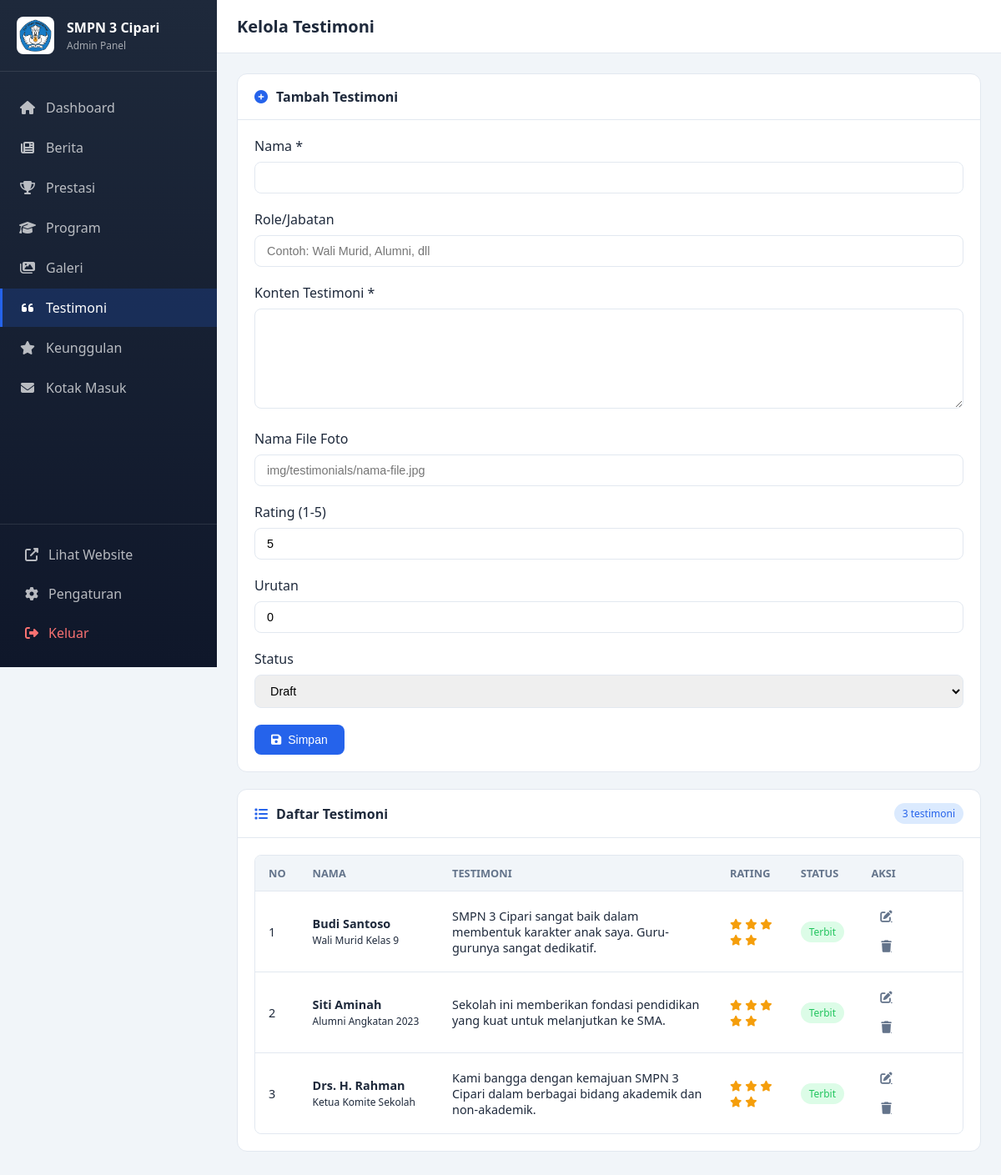
Page /admin/testimonials.php (signed in) on the committed database.
### tables this page shows
CREATE TABLE IF NOT EXISTS testimonials (
    id INT UNSIGNED AUTO_INCREMENT PRIMARY KEY,
    name VARCHAR(100) NOT NULL,
    role VARCHAR(100),
    content TEXT NOT NULL,
    image VARCHAR(255),
    rating TINYINT UNSIGNED DEFAULT 5,
    status ENUM('draft', 'published') DEFAULT 'draft',
    sort_order INT UNSIGNED DEFAULT 0,
    created_at TIMESTAMP DEFAULT CURRENT_TIMESTAMP,
    updated_at TIMESTAMP DEFAULT CURRENT_TIMESTAMP ON UPDATE CURRENT_TIMESTAMP,
    INDEX idx_status (status),
    INDEX idx_sort (sort_order)
);

### admin/testimonials.php (the view, shortened to what this page needs)
<?php
$pdo = getDB();
$stmt = $pdo->query("SELECT * FROM testimonials ORDER BY sort_order ASC, created_at DESC");
$testimonials = $stmt->fetchAll();
$edit_data = null;
?>
<!DOCTYPE html>
<html lang="id">
<head>
    <link rel="stylesheet" href="assets/css/admin.css">
    <link rel="stylesheet" href="https://cdnjs.cloudflare.com/ajax/libs/font-awesome/6.5.1/css/all.min.css">
</head>
<body>
    <?php include 'includes/sidebar.php'; ?>
    <main class="main-content">
        <header class="topbar">
            <div class="topbar-left">
                <h1 class="page-title">Kelola Testimoni</h1>
            </div>
        </header>
        <div class="content-wrapper">
            <div class="card">
                <div class="card-header">
                    <h3><i class="fas fa-<?= $edit_data ? 'edit' : 'plus-circle' ?>"></i>
                        <?= $edit_data ? 'Edit' : 'Tambah' ?> Testimoni</h3>
                </div>
                <div class="card-body">
                    <form method="POST">
                        <div class="form-row">
                            <div class="form-group">
                                <label class="form-label">Nama *</label>
                                <input type="text" name="name" class="form-control" required
                                    value="<?= htmlspecialchars($edit_data['name'] ?? $_POST['name'] ?? '') ?>">
                            </div>
                            <div class="form-group">
                                <label class="form-label">Role/Jabatan</label>
                                <input type="text" name="role" class="form-control"
                                    value="<?= htmlspecialchars($edit_data['role'] ?? $_POST['role'] ?? '') ?>"
                                    placeholder="Contoh: Wali Murid, Alumni, dll">
                            </div>
                        </div>
                        <div class="form-group">
                            <label class="form-label">Konten Testimoni *</label>
                            <textarea name="content" class="form-control" rows="4" required><?= htmlspecialchars($edit_data['content'] ?? $_POST['content'] ?? '') ?></textarea>
                        </div>
                        <div class="form-row">
                            <div class="form-group">
                                <label class="form-label">Nama File Foto</label>
                                <input type="text" name="image" class="form-control"
                                    value="<?= htmlspecialchars($edit_data['image'] ?? $_POST['image'] ?? '') ?>"
                                    placeholder="img/testimonials/nama-file.jpg">
                            </div>
                            <div class="form-group">
                                <label class="form-label">Rating (1-5)</label>
                                <input type="number" name="rating" class="form-control" min="1" max="5"
                                    value="<?= htmlspecialchars($edit_data['rating'] ?? $_POST['rating'] ?? 5) ?>">
                            </div>
                        </div>
                        <div class="form-row">
                            <div class="form-group">
                                <label class="form-label">Urutan</label>
                                <input type="number" name="sort_order" class="form-control" min="0"
                                    value="<?= htmlspecialchars($edit_data['sort_order'] ?? $_POST['sort_order'] ?? 0) ?>">
                            </div>
                            <div class="form-group">
                                <label class="form-label">Status</label>
                                <select name="status" class="form-control">
                                    <option value="draft" <?= ($_POST['status'] ?? $edit_data['status'] ?? '') === 'draft' ? 'selected' : '' ?>>Draft</option>
                                </select>
                            </div>
                        </div>
                        <div style="display: flex; gap: 10px;">
                            <button type="submit" name="save" value="1" class="btn btn-primary">
                                <i class="fas fa-save"></i> Simpan
                            </button>
                        </div>
                    </form>
                </div>
            </div>
            <div class="card">
                <div class="card-header">
                    <h3><i class="fas fa-list"></i> Daftar Testimoni</h3>
                    <span class="badge badge-primary"><?= count($testimonials) ?> testimoni</span>
                </div>
                <div class="card-body">
                    <?php if (empty($testimonials)): ?>
                        <div class="empty-state">
                            <i class="fas fa-quote-left"></i>
                            <p>Belum ada testimoni.</p>
                        </div>
                    <?php else: ?>
                        <div class="table-container">
                            <table>
                                <thead>
                                    <tr>
                                        <th width="5%">No</th>
                                        <th width="20%">Nama</th>
                                        <th width="40%">Testimoni</th>
                                        <th width="10%">Rating</th>
                                        <th width="10%">Status</th>
                                        <th width="15%">Aksi</th>
                                    </tr>
                                </thead>
                                <tbody>
                                    <?php $no = 1;
                                    foreach ($testimonials as $item): ?>
                                        <tr>
                                            <td><?= $no++ ?></td>
                                            <td>
                                                <strong><?= htmlspecialchars($item['name']) ?></strong>
                                                <?php if ($item['role']): ?>
                                                    <br><small class="text-muted"><?= htmlspecialchars($item['role']) ?></small>
                                                <?php endif; ?>
                                            </td>
                                            <td><?= htmlspecialchars(substr($item['content'], 0, 100)) ?><?= strlen($item['content']) > 100 ? '...' : '' ?></td>
                                            <td>
                                                <?php for ($i = 1; $i <= 5; $i++): ?>
                                                    <i class="fas fa-star" style="color: <?= $i <= $item['rating'] ? '#f59e0b' : '#e2e8f0' ?>; font-size: 0.8rem;"></i>
                                                <?php endfor; ?>
                                            </td>
                                            <td>
                                                <span class="badge badge-<?= $item['status'] === 'published' ? 'success' : 'warning' ?>">
                                                    <?= $item['status'] === 'published' ? 'Terbit' : 'Draft' ?>
                                                </span>
                                            </td>
                                            <td>
                                                <a href="?edit=<?= $item['id'] ?>" class="btn-icon" title="Edit">
                                                    <i class="fas fa-edit"></i>
                                                </a>
                                                <a href="?action=delete&id=<?= $item['id'] ?>"
                                                    class="btn-icon text-danger"
                                                    onclick="return confirmDelete()">
                                                    <i class="fas fa-trash"></i>
                                                </a>
                                            </td>
                                        </tr>
                                    <?php endforeach; ?>
                                </tbody>
                            </table>
                        </div>
                    <?php endif; ?>
                </div>
            </div>
        </div>
    </main>
</body>
</html>

### admin/assets/css/admin.css (style rules this page uses)
:root { --primary-color: #2563eb; --primary-dark: #1d4ed8; --primary-light: #dbeafe; --secondary-color: #64748b; --success-color: #22c55e; --success-light: #dcfce7; --danger-color: #ef4444; --danger-light: #fee2e2; --warning-color: #f59e0b; --warning-light: #fef3c7; --info-color: #3b82f6; --info-light: #dbeafe; --purple-color: #8b5cf6; --purple-light: #ede9fe; --background: #f1f5f9; --surface: #ffffff; --text-primary: #1e293b; --text-secondary: #64748b; --border-color: #e2e8f0; --sidebar-width: 260px; --header-height: 64px; --shadow-sm: 0 1px 2px 0 rgb(0 0 0 / 0.05); --shadow-md: 0 4px 6px -1px rgb(0 0 0 / 0.1); --shadow-lg: 0 10px 15px -3px rgb(0 0 0 / 0.1); }
* { margin: 0; padding: 0; box-sizing: border-box; }
body { font-family: 'Segoe UI', Tahoma, Geneva, Verdana, sans-serif; background: var(--background); color: var(--text-primary); min-height: 100vh; }
.main-content { margin-left: var(--sidebar-width); min-height: 100vh; display: flex; flex-direction: column; }
.topbar { height: var(--header-height); background: var(--surface); border-bottom: 1px solid var(--border-color); display: flex; align-items: center; justify-content: space-between; padding: 0 24px; position: sticky; top: 0; z-index: 100; }
.topbar-left { display: flex; align-items: center; gap: 15px; }
.page-title { font-size: 1.25rem; font-weight: 600; color: var(--text-primary); }
.content-wrapper { padding: 24px; flex: 1; }
.card { background: var(--surface); border: 1px solid var(--border-color); border-radius: 12px; overflow: hidden; margin-bottom: 20px; }
.card-header { display: flex; justify-content: space-between; align-items: center; padding: 16px 20px; border-bottom: 1px solid var(--border-color); }
.card-header h3 { font-size: 1rem; font-weight: 600; display: flex; align-items: center; gap: 10px; }
.card-header h3 i { color: var(--primary-color); }
.card-body { padding: 20px; }
.btn-icon { width: 36px; height: 36px; border-radius: 8px; border: none; background: transparent; color: var(--text-secondary); cursor: pointer; display: flex; align-items: center; justify-content: center; transition: all 0.2s ease; }
.badge { display: inline-flex; align-items: center; padding: 4px 10px; border-radius: 20px; font-size: 0.75rem; font-weight: 500; }
.badge-success { background: var(--success-light); color: var(--success-color); }
.badge-primary { background: var(--primary-light); color: var(--primary-color); }
.btn { display: inline-flex; align-items: center; gap: 8px; padding: 10px 20px; border: none; border-radius: 8px; font-size: 0.875rem; font-weight: 500; cursor: pointer; text-decoration: none; transition: all 0.3s ease; }
.btn-primary { background: var(--primary-color); color: white; }
.form-group { margin-bottom: 20px; }
.form-label { display: block; margin-bottom: 8px; font-weight: 500; color: var(--text-primary); }
.form-control { width: 100%; padding: 10px 14px; border: 1px solid var(--border-color); border-radius: 8px; font-size: 0.9rem; transition: all 0.3s ease; }
textarea.form-control { min-height: 120px; resize: vertical; }
.table-container { overflow-x: auto; border-radius: 8px; border: 1px solid var(--border-color); }
table { width: 100%; border-collapse: collapse; }
thead { background: var(--background); }
th { padding: 12px 16px; text-align: left; font-weight: 600; font-size: 0.8rem; text-transform: uppercase; color: var(--text-secondary); border-bottom: 1px solid var(--border-color); }
td { padding: 12px 16px; border-bottom: 1px solid var(--border-color); font-size: 0.9rem; }
tbody tr:last-child td { border-bottom: none; }

### rows in the picture
testimonials: name "Budi Santoso", role "Wali Murid Kelas 9", content "SMPN 3 Cipari sangat baik dalam membentuk karakter anak saya. Guru-gurunya sangat dedikatif.", rating 5 (drawn), status "Terbit"
testimonials: name "Siti Aminah", role "Alumni Angkatan 2023", content "Sekolah ini memberikan fondasi pendidikan yang kuat untuk melanjutkan ke SMA.", rating 5 (drawn), status "Terbit"
testimonials: name "Drs. H. Rahman", role "Ketua Komite Sekolah", content "Kami bangga dengan kemajuan SMPN 3 Cipari dalam berbagai bidang akademik dan non-akademik.", rating 5 (drawn), status "Terbit"

### other values in the picture
$item['label'] "Dashboard"
$item['label'] "Berita"
$item['label'] "Prestasi"
$item['label'] "Program"
$item['label'] "Galeri"
$item['label'] "Testimoni"
$item['label'] "Keunggulan"
$item['label'] "Kotak Masuk"
count($testimonials) "3"
